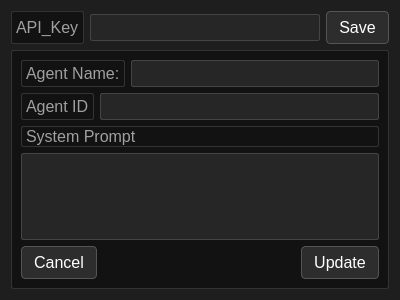
<?xml version="1.0" encoding="UTF-8"?>
<ui version="4.0">
 <class>decomposer</class>
 <widget class="QWidget" name="decomposer">
  <property name="geometry">
   <rect>
    <x>0</x>
    <y>0</y>
    <width>400</width>
    <height>300</height>
   </rect>
  </property>
  <property name="windowTitle">
   <string>Decomposer</string>
  </property>
  <property name="styleSheet">
   <string notr="true">QWidget {
    background-color: #1e1e1e;
    color: #d0d0d0;
    font-family: &quot;JetBrains Mono&quot;, &quot;Fira Code&quot;, &quot;Consolas&quot;, monospace;
    font-size: 12pt;
    border: none;
}

QGroupBox {
    border: 1px solid #444;
    border-radius: 3px;
    margin-top: 5px;
    padding: 3px;
    font-weight: bold;
    color: #89f7fe;
}

QGroupBox::title {
    subcontrol-origin: margin;
    subcontrol-position: top left;
    padding: 0 2px;
}

QFrame {
    border: 1px solid #333;
    background-color: #121212;
    border-radius: 2px;
}

QLabel {
    color: #a0a0a0;
}

QLineEdit, QTextEdit {
    background-color: #262626;
    color: #f0f0f0;
    border: 1px solid #444;
    border-radius: 2px;
    padding: 2px;
}

QLineEdit:focus, QTextEdit:focus {
    border: 1px solid #89f7fe;
}

QComboBox {
    background-color: #262626;
    color: #f0f0f0;
    border: 1px solid #444;
    padding: 4px;
    border-radius: 4px;
}

QComboBox:hover {
    border: 1px solid #89f7fe;
}

QSpinBox, QDoubleSpinBox {
    background-color: #262626;
    color: #f0f0f0;
    border: 1px solid #444;
    border-radius: 4px;
    padding: 2px;
}

QSpinBox::up-button, QSpinBox::down-button,
QDoubleSpinBox::up-button, QDoubleSpinBox::down-button {
    background-color: #2e2e2e;
    border: none;
}

QPushButton {
    background-color: #2d2d2d;
    border: 1px solid #555;
    padding: 6px 12px;
    border-radius: 4px;
    color: #ffffff;
}

QPushButton:hover {
    background-color: #3e3e3e;
    border: 1px solid #89f7fe;
    color: #89f7fe;
}

QPushButton:pressed {
    background-color: #1b1b1b;
    border: 1px solid #f50;
    color: #f50;
}

QScrollBar:vertical, QScrollBar:horizontal {
    background-color: #1e1e1e;
    border: none;
    width: 8px;
    margin: 0px;
}

QScrollBar::handle {
    background: #333;
    border-radius: 4px;
}

QScrollBar::handle:hover {
    background: #89f7fe;
}

QScrollBar::add-line, QScrollBar::sub-line {
    background: none;
    height: 0px;
    width: 0px;
}
</string>
  </property>
  <layout class="QVBoxLayout" name="verticalLayout">
   <item>
    <layout class="QHBoxLayout" name="horizontalLayout_7">
     <item>
      <widget class="QLabel" name="inputLLM_API_KeyLabel">
       <property name="text">
        <string>API_Key</string>
       </property>
      </widget>
     </item>
     <item>
      <widget class="QLineEdit" name="inputLLM_API_KeyLE"/>
     </item>
     <item>
      <widget class="QPushButton" name="decomposerAPI_SaveBtn">
       <property name="text">
        <string>Save</string>
       </property>
      </widget>
     </item>
    </layout>
   </item>
   <item>
    <widget class="QFrame" name="frame">
     <property name="frameShape">
      <enum>QFrame::StyledPanel</enum>
     </property>
     <property name="frameShadow">
      <enum>QFrame::Raised</enum>
     </property>
     <layout class="QVBoxLayout" name="verticalLayout_2">
      <item>
       <layout class="QHBoxLayout" name="horizontalLayout">
        <item>
         <widget class="QLabel" name="nameLabel">
          <property name="text">
           <string>Agent Name:</string>
          </property>
         </widget>
        </item>
        <item>
         <widget class="QLineEdit" name="agentNameLE"/>
        </item>
       </layout>
      </item>
      <item>
       <layout class="QHBoxLayout" name="HorizontalLO">
        <item>
         <widget class="QLabel" name="agentID_Label">
          <property name="text">
           <string>Agent ID</string>
          </property>
         </widget>
        </item>
        <item>
         <widget class="QLineEdit" name="agentID_LE"/>
        </item>
       </layout>
      </item>
      <item>
       <widget class="QLabel" name="promptLabel">
        <property name="text">
         <string>System Prompt</string>
        </property>
       </widget>
      </item>
      <item>
       <widget class="QTextEdit" name="systemPromptTE"/>
      </item>
      <item>
       <layout class="QHBoxLayout" name="horizontalLayout_2">
        <item>
         <widget class="QPushButton" name="cancelBtn">
          <property name="text">
           <string>Cancel</string>
          </property>
         </widget>
        </item>
        <item>
         <spacer name="horizontalSpacer">
          <property name="orientation">
           <enum>Qt::Horizontal</enum>
          </property>
          <property name="sizeHint" stdset="0">
           <size>
            <width>40</width>
            <height>20</height>
           </size>
          </property>
         </spacer>
        </item>
        <item>
         <widget class="QPushButton" name="updateBtn">
          <property name="text">
           <string>Update</string>
          </property>
         </widget>
        </item>
       </layout>
      </item>
     </layout>
    </widget>
   </item>
  </layout>
 </widget>
 <resources/>
 <connections/>
</ui>
